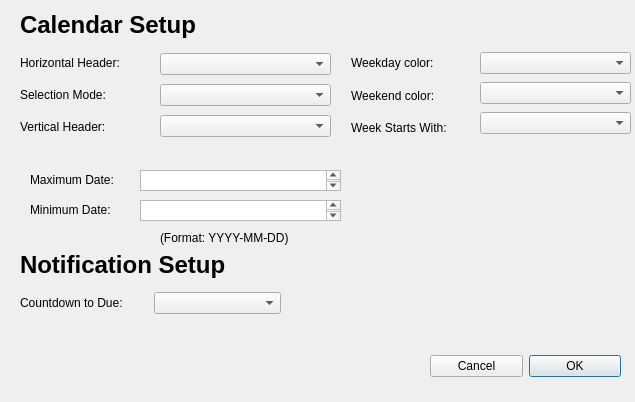
<?xml version="1.0" encoding="UTF-8"?>
<ui version="4.0">
 <class>configure</class>
 <widget class="QDialog" name="configure">
  <property name="geometry">
   <rect>
    <x>0</x>
    <y>0</y>
    <width>635</width>
    <height>402</height>
   </rect>
  </property>
  <property name="windowTitle">
   <string>Dialog</string>
  </property>
  <widget class="QTextEdit" name="maximum">
   <property name="geometry">
    <rect>
     <x>140</x>
     <y>170</y>
     <width>201</width>
     <height>21</height>
    </rect>
   </property>
  </widget>
  <widget class="QTextEdit" name="minimum">
   <property name="geometry">
    <rect>
     <x>140</x>
     <y>200</y>
     <width>201</width>
     <height>21</height>
    </rect>
   </property>
  </widget>
  <widget class="QLabel" name="label_7">
   <property name="geometry">
    <rect>
     <x>30</x>
     <y>170</y>
     <width>111</width>
     <height>20</height>
    </rect>
   </property>
   <property name="text">
    <string>Maximum Date:</string>
   </property>
  </widget>
  <widget class="QLabel" name="label_8">
   <property name="geometry">
    <rect>
     <x>30</x>
     <y>200</y>
     <width>101</width>
     <height>20</height>
    </rect>
   </property>
   <property name="text">
    <string>Minimum Date:</string>
   </property>
  </widget>
  <widget class="QLabel" name="label_9">
   <property name="geometry">
    <rect>
     <x>160</x>
     <y>230</y>
     <width>171</width>
     <height>16</height>
    </rect>
   </property>
   <property name="text">
    <string>(Format: YYYY-MM-DD)</string>
   </property>
  </widget>
  <widget class="QWidget" name="layoutWidget">
   <property name="geometry">
    <rect>
     <x>160</x>
     <y>50</y>
     <width>171</width>
     <height>91</height>
    </rect>
   </property>
   <layout class="QVBoxLayout" name="verticalLayout">
    <item>
     <widget class="QComboBox" name="HorHead"/>
    </item>
    <item>
     <widget class="QComboBox" name="SelectionMode"/>
    </item>
    <item>
     <widget class="QComboBox" name="VerHead"/>
    </item>
   </layout>
  </widget>
  <widget class="QWidget" name="layoutWidget">
   <property name="geometry">
    <rect>
     <x>20</x>
     <y>50</y>
     <width>131</width>
     <height>90</height>
    </rect>
   </property>
   <layout class="QVBoxLayout" name="verticalLayout_2">
    <item>
     <widget class="QLabel" name="label">
      <property name="text">
       <string>Horizontal Header:</string>
      </property>
     </widget>
    </item>
    <item>
     <widget class="QLabel" name="label_2">
      <property name="text">
       <string>Selection Mode:</string>
      </property>
     </widget>
    </item>
    <item>
     <widget class="QLabel" name="label_3">
      <property name="text">
       <string>Vertical Header:</string>
      </property>
     </widget>
    </item>
   </layout>
  </widget>
  <widget class="QWidget" name="layoutWidget">
   <property name="geometry">
    <rect>
     <x>480</x>
     <y>50</y>
     <width>151</width>
     <height>86</height>
    </rect>
   </property>
   <layout class="QVBoxLayout" name="verticalLayout_3">
    <item>
     <widget class="QComboBox" name="Weekcolor"/>
    </item>
    <item>
     <widget class="QComboBox" name="Weekendcolor"/>
    </item>
    <item>
     <widget class="QComboBox" name="Weekstart"/>
    </item>
   </layout>
  </widget>
  <widget class="QWidget" name="layoutWidget">
   <property name="geometry">
    <rect>
     <x>351</x>
     <y>50</y>
     <width>121</width>
     <height>91</height>
    </rect>
   </property>
   <layout class="QVBoxLayout" name="verticalLayout_4">
    <item>
     <widget class="QLabel" name="label_4">
      <property name="text">
       <string>Weekday color:</string>
      </property>
     </widget>
    </item>
    <item>
     <widget class="QLabel" name="label_5">
      <property name="text">
       <string>Weekend color:</string>
      </property>
     </widget>
    </item>
    <item>
     <widget class="QLabel" name="label_6">
      <property name="text">
       <string>Week Starts With:</string>
      </property>
     </widget>
    </item>
   </layout>
  </widget>
  <widget class="QLabel" name="label_10">
   <property name="geometry">
    <rect>
     <x>40</x>
     <y>10</y>
     <width>151</width>
     <height>16</height>
    </rect>
   </property>
   <property name="mouseTracking">
    <bool>true</bool>
   </property>
   <property name="text">
    <string/>
   </property>
  </widget>
  <widget class="QLabel" name="label_11">
   <property name="geometry">
    <rect>
     <x>20</x>
     <y>10</y>
     <width>571</width>
     <height>31</height>
    </rect>
   </property>
   <property name="text">
    <string>&lt;html&gt;&lt;head/&gt;&lt;body&gt;&lt;p&gt;&lt;span style=&quot; font-size:18pt; font-weight:600;&quot;&gt;Calendar Setup&lt;/span&gt;&lt;/p&gt;&lt;/body&gt;&lt;/html&gt;</string>
   </property>
  </widget>
  <widget class="QLabel" name="label_12">
   <property name="geometry">
    <rect>
     <x>20</x>
     <y>250</y>
     <width>581</width>
     <height>31</height>
    </rect>
   </property>
   <property name="text">
    <string>&lt;html&gt;&lt;head/&gt;&lt;body&gt;&lt;p&gt;&lt;span style=&quot; font-size:18pt; font-weight:600;&quot;&gt;Notification Setup&lt;/span&gt;&lt;/p&gt;&lt;/body&gt;&lt;/html&gt;</string>
   </property>
  </widget>
  <widget class="QWidget" name="layoutWidget">
   <property name="geometry">
    <rect>
     <x>430</x>
     <y>350</y>
     <width>191</width>
     <height>32</height>
    </rect>
   </property>
   <layout class="QHBoxLayout" name="horizontalLayout">
    <item>
     <widget class="QPushButton" name="pushButton_2">
      <property name="text">
       <string>Cancel</string>
      </property>
     </widget>
    </item>
    <item>
     <widget class="QPushButton" name="pushButton">
      <property name="text">
       <string>OK</string>
      </property>
      <property name="autoDefault">
       <bool>false</bool>
      </property>
      <property name="default">
       <bool>true</bool>
      </property>
     </widget>
    </item>
   </layout>
  </widget>
  <widget class="QWidget" name="layoutWidget">
   <property name="geometry">
    <rect>
     <x>20</x>
     <y>290</y>
     <width>261</width>
     <height>26</height>
    </rect>
   </property>
   <layout class="QHBoxLayout" name="horizontalLayout_2">
    <item>
     <widget class="QLabel" name="label_13">
      <property name="text">
       <string>Countdown to Due:</string>
      </property>
     </widget>
    </item>
    <item>
     <widget class="QComboBox" name="alarm"/>
    </item>
   </layout>
  </widget>
  <zorder>layoutWidget</zorder>
  <zorder>maximum</zorder>
  <zorder>minimum</zorder>
  <zorder>label_7</zorder>
  <zorder>label_8</zorder>
  <zorder>label_9</zorder>
  <zorder>layoutWidget</zorder>
  <zorder>layoutWidget</zorder>
  <zorder>layoutWidget</zorder>
  <zorder>layoutWidget</zorder>
  <zorder>layoutWidget</zorder>
  <zorder>label_10</zorder>
  <zorder>label_11</zorder>
  <zorder>label_12</zorder>
 </widget>
 <resources/>
 <connections/>
</ui>
